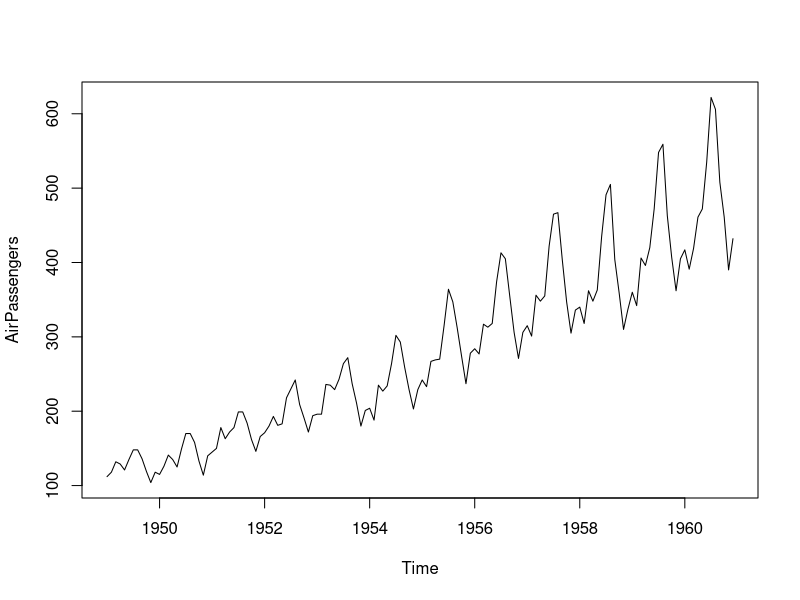
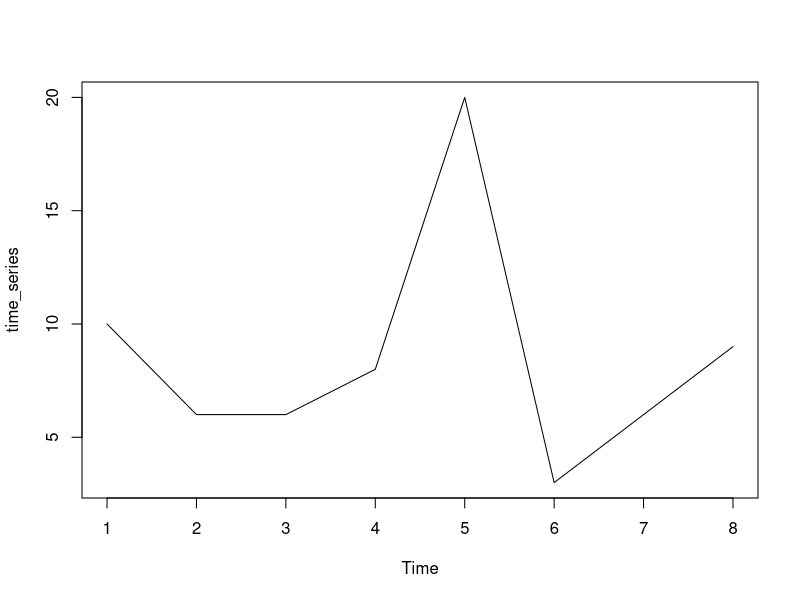
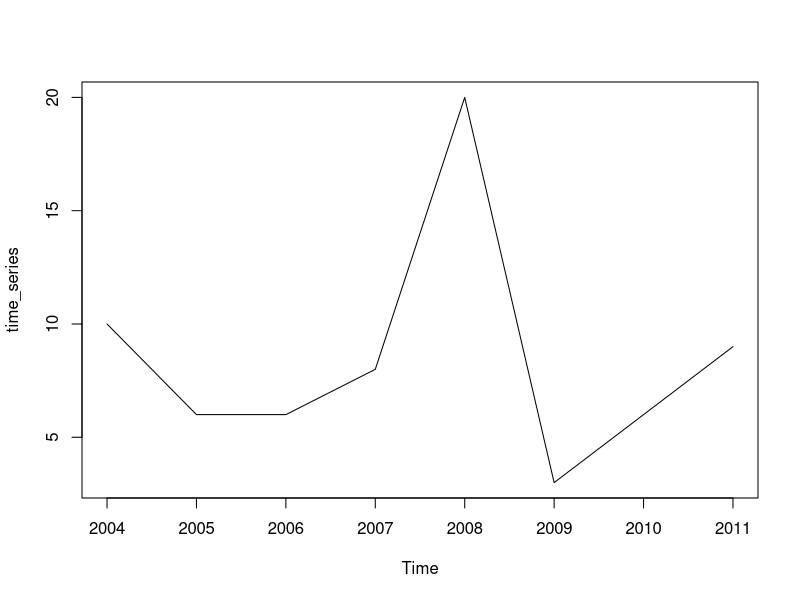
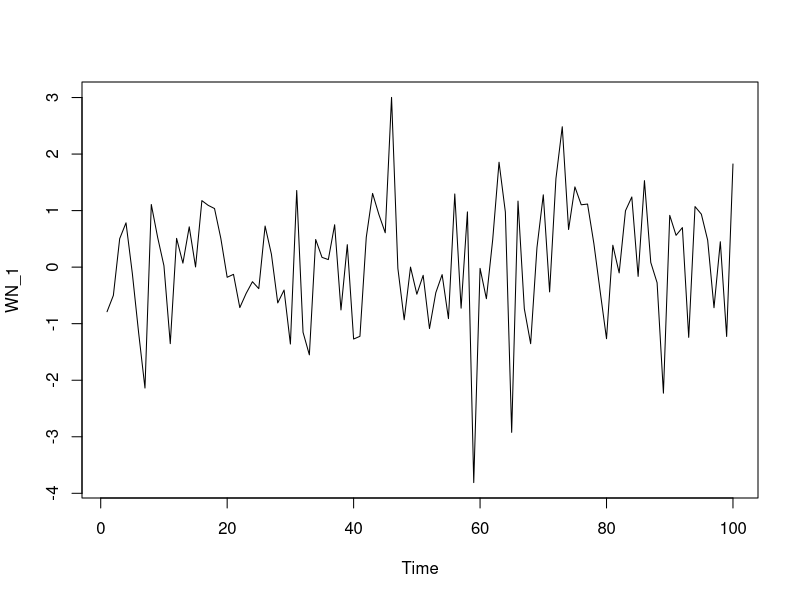
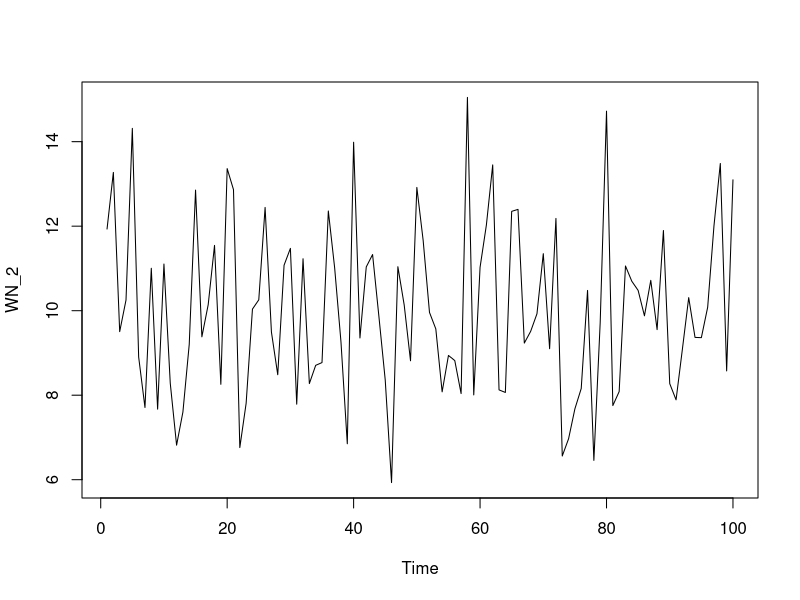
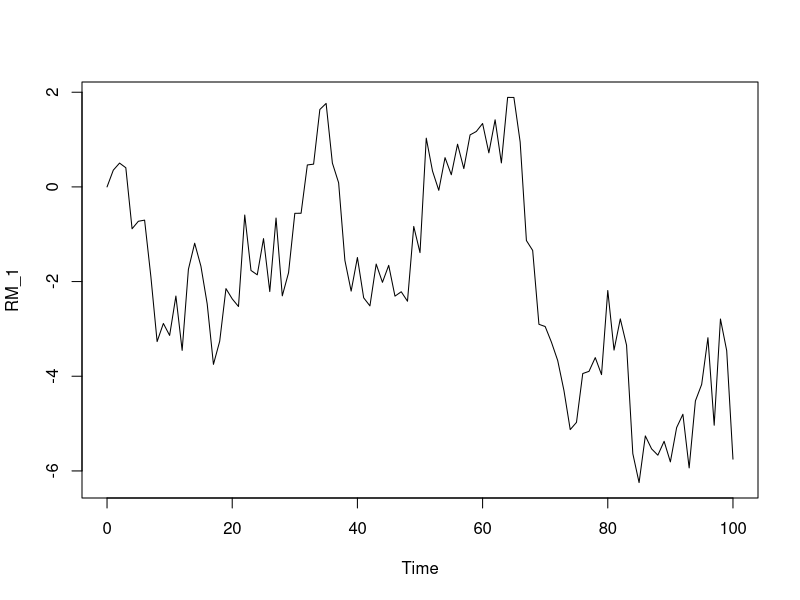
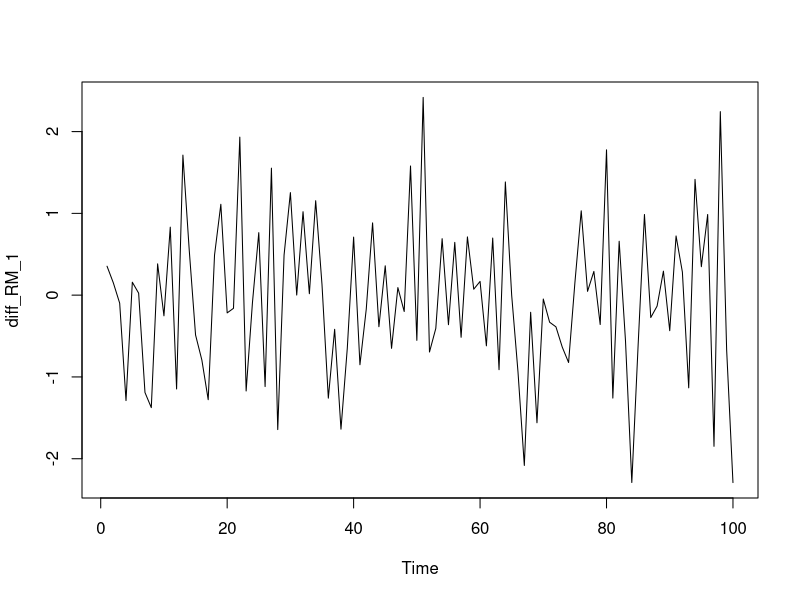
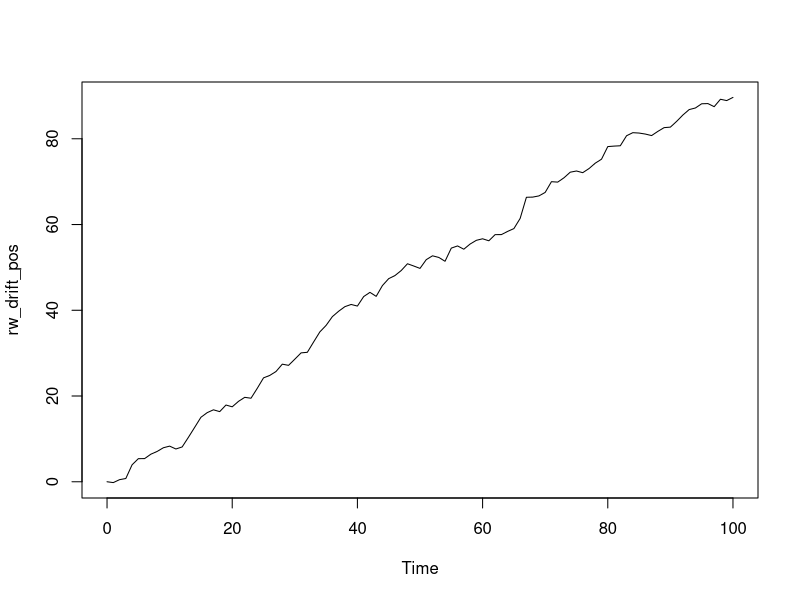

The R source for these figures, in order:
## ---- chunk 1
library(psych)
## ---- chunk 2
#plot(dataframe, xlab = "title", ylab = "title", type = "b") #note that type = "b" provides both data points and a line connecting each point
## ---- chunk 3
# Plot AirPassengers
plot(AirPassengers)

# View the start and end dates of AirPassengers
start(AirPassengers)
end(AirPassengers)

# Use time(), deltat(), frequency(), and cycle() with AirPassengers 
time(AirPassengers)
deltat(AirPassengers)
frequency(AirPassengers)
cycle(AirPassengers)

## ---- chunk 4
#Simple Time Series
data_vector <- c(10, 6, 6, 8, 20, 3, 6, 9)

#Turn the data vector into time series
time_series <- ts(data_vector)
#plot time series
plot(time_series)
## ---- chunk 5
#Instead of starting with 1, you can start with a year and then specify the frequency of observations

#Turn the data vector into time series
time_series <- ts(data_vector, start = 2004, frequency = 1)
#plot time series
plot(time_series)
## ---- chunk 6
#See if the data vector and time series are time series
is.ts(data_vector) #false
is.ts(time_series) #true
## ---- chunk 7
WN_1 <- arima.sim(model = list(order = c(0, 0, 0)), n = 100)
head(WN_1) #show some data
ts.plot(WN_1) #plot data
describe(WN_1) #The mean should be approx 0 and sd should be approx 1


#You can also add additional arguments to specify the mean and sd
WN_2 <- arima.sim(model = list(order = c(0, 0, 0)), n = 100,
                  mean = 10,
                  sd = 2)
head(WN_2) #show some data
ts.plot(WN_2) #plot data
describe(WN_2) #The mean should be approx 10 and sd should be approx 2

## ---- chunk 8
arima(WN_2, order = c(0, 0, 0)) #You can see that the mean should be approx 10
#Intercept is the estimated mean
# sigma^2 is the estiamted variance. The sd is the square root of this variance estimate.
sqrt(3.84) #This should be the same as the sd

#You can also find the mean and variance separately
mean(WN_2)
var(WN_2)
## ---- chunk 9
RM_1 <- arima.sim(model = list(order = c(0, 1, 0)), n = 100)
head(RM_1)
ts.plot(RM_1)

#Calculate the first difference in the time series.
diff_RM_1 <- diff(RM_1)
ts.plot(diff_RM_1) #This shows that when you remove the long-term trend of the Random Walk data, then it becomes White Noise
## ---- chunk 10
rw_drift_pos <- arima.sim(model = list(order = c(0, 1, 0)), n = 100, mean = 1) #mean = 1, so it will be a positive slope
ts.plot(rw_drift_pos)

rw_drift_neg <- arima.sim(model = list(order = c(0, 1, 0)), n = 100, mean = -1) #mean = -1, so it will be a negative slope
ts.plot(rw_drift_neg)

#You can then also calculate the first difference of the drift

rw_drift_diff_pos <- diff(rw_drift_pos)
ts.plot(rw_drift_diff_pos)

#You can then fit each model
model_pos <- arima(rw_drift_diff_pos)
model_pos

#Save the estimated time trend, which is the intercept
intercept_pos <- model_pos$coef
intercept_pos

#Now that you have the estimated coefficient or time trend, you can add the estimated time trend to the original data
ts.plot(rw_drift_pos) + 
abline(0, intercept_pos)
